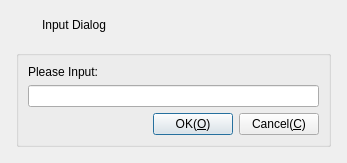
<?xml version="1.0" encoding="UTF-8"?>
<ui version="4.0">
 <class>InputMessageDialog</class>
 <widget class="QDialog" name="InputMessageDialog">
  <property name="geometry">
   <rect>
    <x>0</x>
    <y>0</y>
    <width>347</width>
    <height>156</height>
   </rect>
  </property>
  <property name="windowTitle">
   <string>Dialog</string>
  </property>
  <layout class="QVBoxLayout" name="verticalLayout">
   <item>
    <widget class="QWidget" name="widget_title" native="true">
     <property name="sizePolicy">
      <sizepolicy hsizetype="Preferred" vsizetype="Fixed">
       <horstretch>0</horstretch>
       <verstretch>0</verstretch>
      </sizepolicy>
     </property>
     <property name="minimumSize">
      <size>
       <width>100</width>
       <height>28</height>
      </size>
     </property>
     <layout class="QHBoxLayout" name="horizontalLayout_2">
      <property name="spacing">
       <number>0</number>
      </property>
      <property name="leftMargin">
       <number>0</number>
      </property>
      <property name="topMargin">
       <number>0</number>
      </property>
      <property name="rightMargin">
       <number>0</number>
      </property>
      <property name="bottomMargin">
       <number>0</number>
      </property>
      <item>
       <widget class="QLabel" name="lab_Ico">
        <property name="sizePolicy">
         <sizepolicy hsizetype="Minimum" vsizetype="Preferred">
          <horstretch>0</horstretch>
          <verstretch>0</verstretch>
         </sizepolicy>
        </property>
        <property name="minimumSize">
         <size>
          <width>31</width>
          <height>0</height>
         </size>
        </property>
        <property name="text">
         <string/>
        </property>
        <property name="alignment">
         <set>Qt::AlignCenter</set>
        </property>
       </widget>
      </item>
      <item>
       <widget class="QWidget" name="widget_menu" native="true">
        <property name="sizePolicy">
         <sizepolicy hsizetype="Minimum" vsizetype="Preferred">
          <horstretch>0</horstretch>
          <verstretch>0</verstretch>
         </sizepolicy>
        </property>
        <layout class="QHBoxLayout" name="horizontalLayout">
         <property name="spacing">
          <number>0</number>
         </property>
         <property name="leftMargin">
          <number>0</number>
         </property>
         <property name="topMargin">
          <number>0</number>
         </property>
         <property name="rightMargin">
          <number>0</number>
         </property>
         <property name="bottomMargin">
          <number>0</number>
         </property>
         <item>
          <widget class="QLabel" name="lab_Title">
           <property name="sizePolicy">
            <sizepolicy hsizetype="Expanding" vsizetype="Preferred">
             <horstretch>0</horstretch>
             <verstretch>0</verstretch>
            </sizepolicy>
           </property>
           <property name="styleSheet">
            <string notr="true"/>
           </property>
           <property name="text">
            <string>Input Dialog</string>
           </property>
           <property name="alignment">
            <set>Qt::AlignLeading|Qt::AlignLeft|Qt::AlignVCenter</set>
           </property>
          </widget>
         </item>
         <item>
          <widget class="QPushButton" name="btnMenu_Close">
           <property name="sizePolicy">
            <sizepolicy hsizetype="Minimum" vsizetype="Expanding">
             <horstretch>0</horstretch>
             <verstretch>0</verstretch>
            </sizepolicy>
           </property>
           <property name="minimumSize">
            <size>
             <width>40</width>
             <height>0</height>
            </size>
           </property>
           <property name="cursor">
            <cursorShape>ArrowCursor</cursorShape>
           </property>
           <property name="focusPolicy">
            <enum>Qt::NoFocus</enum>
           </property>
           <property name="toolTip">
            <string>Close</string>
           </property>
           <property name="text">
            <string/>
           </property>
           <property name="flat">
            <bool>true</bool>
           </property>
          </widget>
         </item>
        </layout>
       </widget>
      </item>
     </layout>
    </widget>
   </item>
   <item>
    <widget class="QWidget" name="widget_main" native="true">
     <property name="styleSheet">
      <string notr="true"/>
     </property>
     <layout class="QVBoxLayout" name="verticalLayout_2">
      <property name="spacing">
       <number>5</number>
      </property>
      <property name="leftMargin">
       <number>5</number>
      </property>
      <property name="topMargin">
       <number>5</number>
      </property>
      <property name="rightMargin">
       <number>5</number>
      </property>
      <property name="bottomMargin">
       <number>5</number>
      </property>
      <item>
       <widget class="QGroupBox" name="groupBox">
        <property name="title">
         <string/>
        </property>
        <layout class="QVBoxLayout" name="verticalLayout_3">
         <item>
          <widget class="QLabel" name="labInfo">
           <property name="text">
            <string>Please Input:</string>
           </property>
           <property name="scaledContents">
            <bool>false</bool>
           </property>
           <property name="wordWrap">
            <bool>true</bool>
           </property>
          </widget>
         </item>
         <item>
          <widget class="QLineEdit" name="txtValue">
           <property name="inputMethodHints">
            <set>Qt::ImhNone</set>
           </property>
          </widget>
         </item>
         <item>
          <layout class="QHBoxLayout" name="horizontalLayout_3">
           <item>
            <spacer name="horizontalSpacer">
             <property name="orientation">
              <enum>Qt::Horizontal</enum>
             </property>
             <property name="sizeType">
              <enum>QSizePolicy::MinimumExpanding</enum>
             </property>
             <property name="sizeHint" stdset="0">
              <size>
               <width>40</width>
               <height>20</height>
              </size>
             </property>
            </spacer>
           </item>
           <item>
            <widget class="QPushButton" name="btnOk">
             <property name="cursor">
              <cursorShape>PointingHandCursor</cursorShape>
             </property>
             <property name="focusPolicy">
              <enum>Qt::StrongFocus</enum>
             </property>
             <property name="styleSheet">
              <string notr="true"/>
             </property>
             <property name="text">
              <string>OK(&amp;O)</string>
             </property>
             <property name="icon">
              <iconset resource="../resources/rc.qrc">
               <normaloff>:/images/btn_ok.png</normaloff>:/images/btn_ok.png</iconset>
             </property>
             <property name="iconSize">
              <size>
               <width>20</width>
               <height>20</height>
              </size>
             </property>
            </widget>
           </item>
           <item>
            <widget class="QPushButton" name="btnCancel">
             <property name="cursor">
              <cursorShape>PointingHandCursor</cursorShape>
             </property>
             <property name="focusPolicy">
              <enum>Qt::StrongFocus</enum>
             </property>
             <property name="styleSheet">
              <string notr="true"/>
             </property>
             <property name="text">
              <string>Cancel(&amp;C)</string>
             </property>
             <property name="icon">
              <iconset resource="../resources/rc.qrc">
               <normaloff>:/images/btn_close.png</normaloff>:/images/btn_close.png</iconset>
             </property>
             <property name="iconSize">
              <size>
               <width>20</width>
               <height>20</height>
              </size>
             </property>
            </widget>
           </item>
          </layout>
         </item>
        </layout>
       </widget>
      </item>
     </layout>
    </widget>
   </item>
  </layout>
 </widget>
 <resources>
  <include location="../resources/rc.qrc"/>
 </resources>
 <connections/>
</ui>
